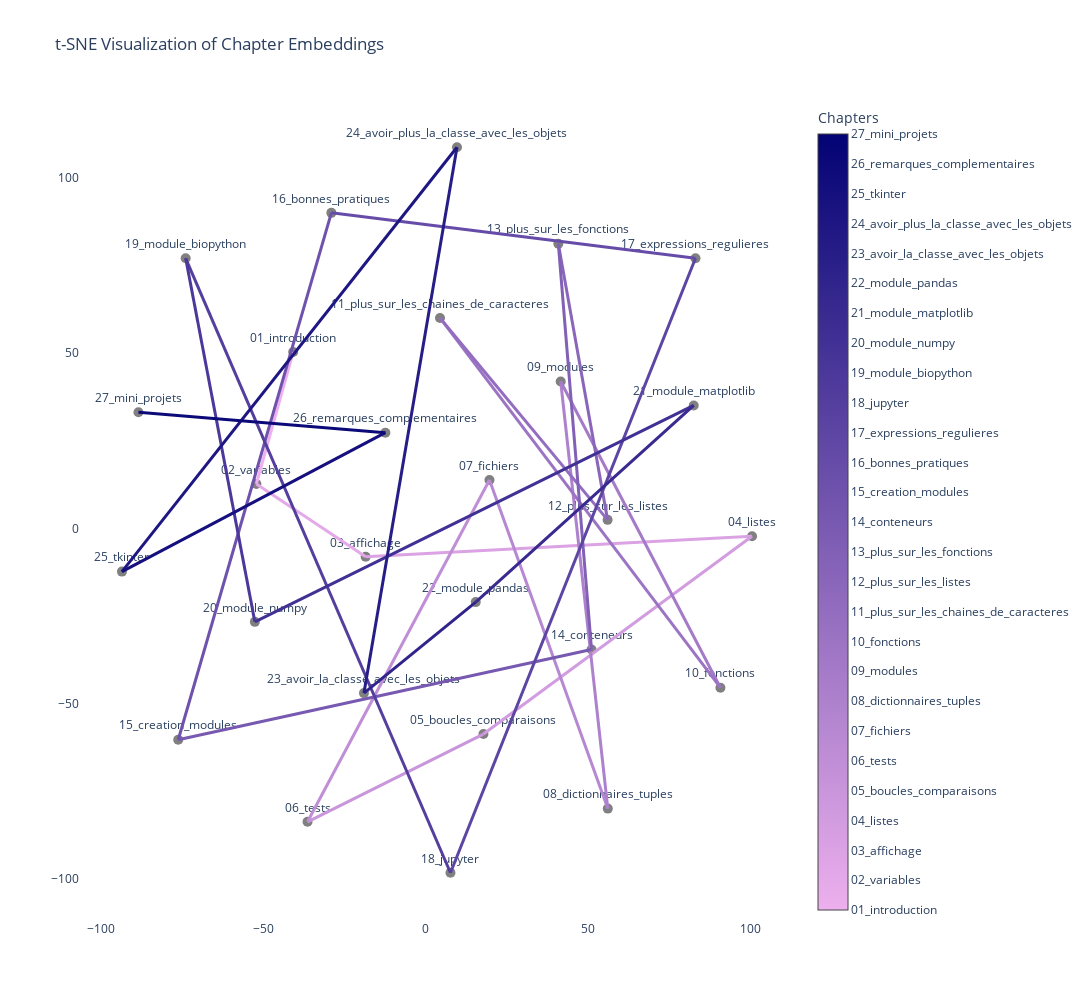

Notebook cell for this chart:
### Code cell
visualize_embeddings_tsne(embeddings)

### Figure 1 — Plotly figure (JSON) as saved in the notebook; plotly's stock layout.template omitted (floating-point values rounded to 4 significant figures)
{"data": [{"marker": {"color": "gray", "size": 10}, "mode": "markers+text", "text": ["01_introduction", "02_variables", "03_affichage", "04_listes", "05_boucles_comparaisons", "06_tests", "07_fichiers", "08_dictionnaires_tuples", "09_modules", "10_fonctions", "11_plus_sur_les_chaines_de_caracteres", "12_plus_sur_les_listes", "13_plus_sur_les_fonctions", "14_conteneurs", "15_creation_modules", "16_bonnes_pratiques", "17_expressions_regulieres", "18_jupyter", "19_module_biopython", "20_module_numpy", "21_module_matplotlib", "22_module_pandas", "23_avoir_la_classe_avec_les_objets", "24_avoir_plus_la_classe_avec_les_objets", "25_tkinter", "26_remarques_complementaires", "27_mini_projets"], "textposition": "top center", "type": "scatter", "x": [-40.79, -52.11, -18.5, 100.4, 17.74, -36.37, 19.59, 55.98, 41.5, 90.63, 4.367, 55.92, 40.77, 50.98, -76.14, -29.04, 82.96, 7.593, -73.85, -52.58, 82.41, 15.37, -19.02, 9.6, -93.46, -12.43, -88.38], "y": [50.33, 12.66, -8.127, -2.26, -58.75, -83.81, 13.81, -80.04, 41.93, -45.51, 60.07, 2.41, 81.28, -34.59, -60.37, 90.08, 77.13, -98.36, 77.11, -26.71, 35.09, -21.07, -47.06, 108.8, -12.36, 27.3, 33.16]}, {"line": {"color": "rgba(238,176,238, 1)", "width": 3}, "mode": "lines", "type": "scatter", "x": [-40.79, -52.11], "y": [50.33, 12.66]}, {"line": {"color": "rgba(228,169,233, 1)", "width": 3}, "mode": "lines", "type": "scatter", "x": [-52.11, -18.5], "y": [12.66, -8.127]}, {"line": {"color": "rgba(219,162,228, 1)", "width": 3}, "mode": "lines", "type": "scatter", "x": [-18.5, 100.4], "y": [-8.127, -2.26]}, {"line": {"color": "rgba(210,156,224, 1)", "width": 3}, "mode": "lines", "type": "scatter", "x": [100.4, 17.74], "y": [-2.26, -58.75]}, {"line": {"color": "rgba(201,149,219, 1)", "width": 3}, "mode": "lines", "type": "scatter", "x": [17.74, -36.37], "y": [-58.75, -83.81]}, {"line": {"color": "rgba(192,142,214, 1)", "width": 3}, "mode": "lines", "type": "scatter", "x": [-36.37, 19.59], "y": [-83.81, 13.81]}, {"line": {"color": "rgba(183,136,210, 1)", "width": 3}, "mode": "lines", "type": "scatter", "x": [19.59, 55.98], "y": [13.81, -80.04]}, {"line": {"color": "rgba(174,129,205, 1)", "width": 3}, "mode": "lines", "type": "scatter", "x": [55.98, 41.5], "y": [-80.04, 41.93]}, {"line": {"color": "rgba(165,122,200, 1)", "width": 3}, "mode": "lines", "type": "scatter", "x": [41.5, 90.63], "y": [41.93, -45.51]}, {"line": {"color": "rgba(156,116,196, 1)", "width": 3}, "mode": "lines", "type": "scatter", "x": [90.63, 4.367], "y": [-45.51, 60.07]}, {"line": {"color": "rgba(147,109,191, 1)", "width": 3}, "mode": "lines", "type": "scatter", "x": [4.367, 55.92], "y": [60.07, 2.41]}, {"line": {"color": "rgba(138,102,186, 1)", "width": 3}, "mode": "lines", "type": "scatter", "x": [55.92, 40.77], "y": [2.41, 81.28]}, {"line": {"color": "rgba(129,96,182, 1)", "width": 3}, "mode": "lines", "type": "scatter", "x": [40.77, 50.98], "y": [81.28, -34.59]}, {"line": {"color": "rgba(120,89,177, 1)", "width": 3}, "mode": "lines", "type": "scatter", "x": [50.98, -76.14], "y": [-34.59, -60.37]}, {"line": {"color": "rgba(111,82,172, 1)", "width": 3}, "mode": "lines", "type": "scatter", "x": [-76.14, -29.04], "y": [-60.37, 90.08]}, {"line": {"color": "rgba(102,76,168, 1)", "width": 3}, "mode": "lines", "type": "scatter", "x": [-29.04, 82.96], "y": [90.08, 77.13]}, {"line": {"color": "rgba(93,69,163, 1)", "width": 3}, "mode": "lines", "type": "scatter", "x": [82.96, 7.593], "y": [77.13, -98.36]}, {"line": {"color": "rgba(84,62,158, 1)", "width": 3}, "mode": "lines", "type": "scatter", "x": [7.593, -73.85], "y": [-98.36, 77.11]}, {"line": {"color": "rgba(75,56,154, 1)", "width": 3}, "mode": "lines", "type": "scatter", "x": [-73.85, -52.58], "y": [77.11, -26.71]}, {"line": {"color": "rgba(66,49,149, 1)", "width": 3}, "mode": "lines", "type": "scatter", "x": [-52.58, 82.41], "y": [-26.71, 35.09]}, {"line": {"color": "rgba(57,42,144, 1)", "width": 3}, "mode": "lines", "type": "scatter", "x": [82.41, 15.37], "y": [35.09, -21.07]}, {"line": {"color": "rgba(48,36,140, 1)", "width": 3}, "mode": "lines", "type": "scatter", "x": [15.37, -19.02], "y": [-21.07, -47.06]}, {"line": {"color": "rgba(39,29,135, 1)", "width": 3}, "mode": "lines", "type": "scatter", "x": [-19.02, 9.6], "y": [-47.06, 108.8]}, {"line": {"color": "rgba(30,22,130, 1)", "width": 3}, "mode": "lines", "type": "scatter", "x": [9.6, -93.46], "y": [108.8, -12.36]}, {"line": {"color": "rgba(21,16,126, 1)", "width": 3}, "mode": "lines", "type": "scatter", "x": [-93.46, -12.43], "y": [-12.36, 27.3]}, {"line": {"color": "rgba(12,9,121, 1)", "width": 3}, "mode": "lines", "type": "scatter", "x": [-12.43, -88.38], "y": [27.3, 33.16]}, {"marker": {"cmax": 26, "cmin": 0, "colorbar": {"len": 1, "lenmode": "fraction", "ticktext": ["01_introduction", "02_variables", "03_affichage", "04_listes", "05_boucles_comparaisons", "06_tests", "07_fichiers", "08_dictionnaires_tuples", "09_modules", "10_fonctions", "11_plus_sur_les_chaines_de_caracteres", "12_plus_sur_les_listes", "13_plus_sur_les_fonctions", "14_conteneurs", "15_creation_modules", "16_bonnes_pratiques", "17_expressions_regulieres", "18_jupyter", "19_module_biopython", "20_module_numpy", "21_module_matplotlib", "22_module_pandas", "23_avoir_la_classe_avec_les_objets", "24_avoir_plus_la_classe_avec_les_objets", "25_tkinter", "26_remarques_complementaires", "27_mini_projets"], "tickvals": [0, 1, 2, 3, 4, 5, 6, 7, 8, 9, 10, 11, 12, 13, 14, 15, 16, 17, 18, 19, 20, 21, 22, 23, 24, 25, 26], "title": {"text": "Chapters"}, "y": 0.5, "yanchor": "middle"}, "colorscale": [[0, "rgba(238,176,238, 1)"], [0.03846, "rgba(228,169,233, 1)"], [0.07692, "rgba(219,162,228, 1)"], [0.1154, "rgba(210,156,224, 1)"], [0.1538, "rgba(201,149,219, 1)"], [0.1923, "rgba(192,142,214, 1)"], [0.2308, "rgba(183,136,210, 1)"], [0.2692, "rgba(174,129,205, 1)"], [0.3077, "rgba(165,122,200, 1)"], [0.3462, "rgba(156,116,196, 1)"], [0.3846, "rgba(147,109,191, 1)"], [0.4231, "rgba(138,102,186, 1)"], [0.4615, "rgba(129,96,182, 1)"], [0.5, "rgba(120,89,177, 1)"], [0.5385, "rgba(111,82,172, 1)"], [0.5769, "rgba(102,76,168, 1)"], [0.6154, "rgba(93,69,163, 1)"], [0.6538, "rgba(84,62,158, 1)"], [0.6923, "rgba(75,56,154, 1)"], [0.7308, "rgba(66,49,149, 1)"], [0.7692, "rgba(57,42,144, 1)"], [0.8077, "rgba(48,36,140, 1)"], [0.8462, "rgba(39,29,135, 1)"], [0.8846, "rgba(30,22,130, 1)"], [0.9231, "rgba(21,16,126, 1)"], [0.9615, "rgba(12,9,121, 1)"], [1, "rgba(3,3,117, 1)"]]}, "mode": "markers", "showlegend": false, "type": "scatter", "x": [null], "y": [null]}], "layout": {"height": 1000, "plot_bgcolor": "rgba(0,0,0,0)", "showlegend": false, "title": {"text": "t-SNE Visualization of Chapter Embeddings"}, "width": 1200, "xaxis": {"showgrid": false, "zeroline": false}, "yaxis": {"showgrid": false, "zeroline": false}}}
